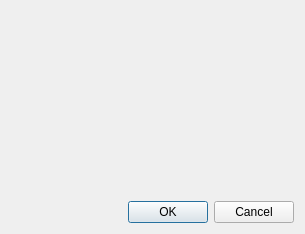
<?xml version="1.0" encoding="UTF-8"?>
<ui version="4.0">
 <class>preference</class>
 <widget class="QDialog" name="preference">
  <property name="windowModality">
   <enum>Qt::ApplicationModal</enum>
  </property>
  <property name="geometry">
   <rect>
    <x>0</x>
    <y>0</y>
    <width>305</width>
    <height>234</height>
   </rect>
  </property>
  <property name="windowTitle">
   <string>Preferences</string>
  </property>
  <layout class="QVBoxLayout" name="verticalLayout">
   <item>
    <layout class="QVBoxLayout" name="verticalLayout_2"/>
   </item>
   <item>
    <spacer name="verticalSpacer">
     <property name="orientation">
      <enum>Qt::Vertical</enum>
     </property>
     <property name="sizeHint" stdset="0">
      <size>
       <width>20</width>
       <height>40</height>
      </size>
     </property>
    </spacer>
   </item>
   <item>
    <widget class="QDialogButtonBox" name="buttonBox">
     <property name="standardButtons">
      <set>QDialogButtonBox::Cancel|QDialogButtonBox::Ok</set>
     </property>
    </widget>
   </item>
  </layout>
 </widget>
 <resources/>
 <connections/>
</ui>
